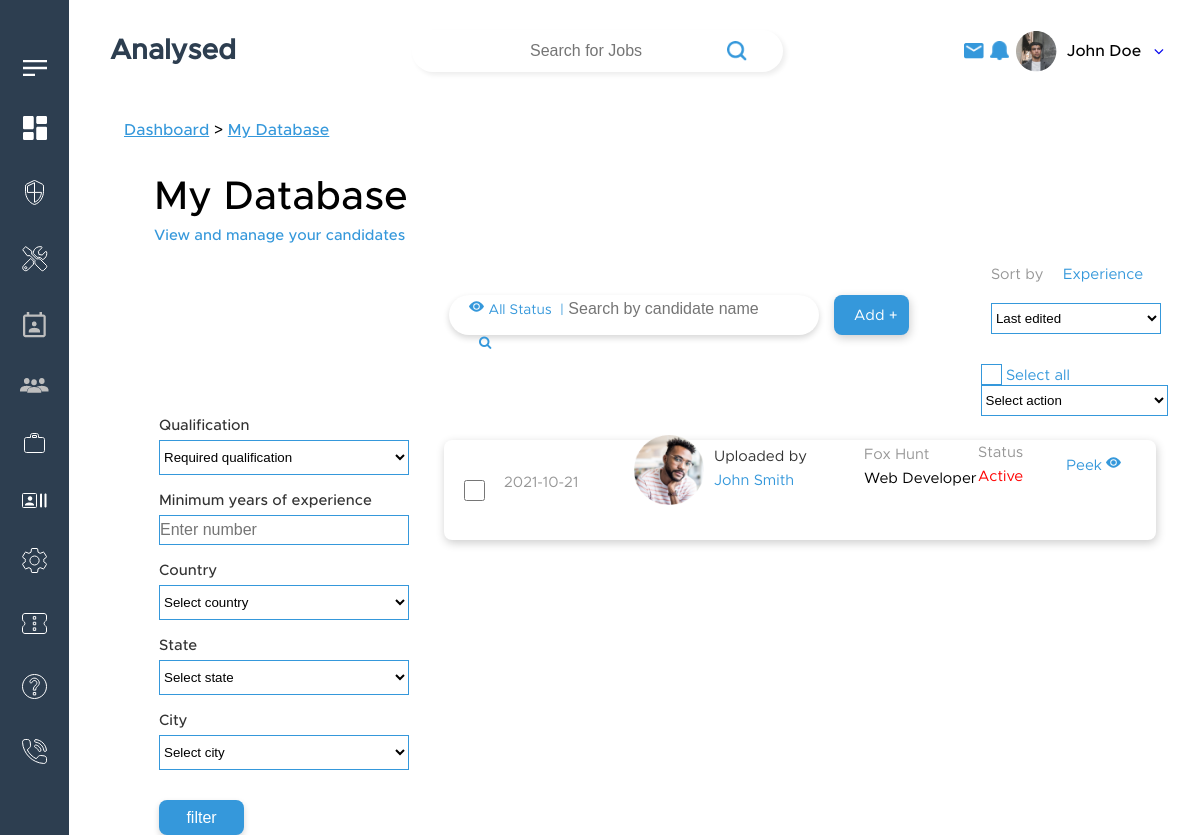
The page /recruiter/candidate_list.php on the database its author committed.
### tables this page shows
CREATE TABLE `candidates` (
  `id` int(11) NOT NULL,
  `candidate_id` varchar(50) NOT NULL,
  `image` varchar(50) NOT NULL,
  `firstname` varchar(50) NOT NULL,
  `lastname` varchar(50) NOT NULL,
  `candidate_email` varchar(50) NOT NULL,
  `countrycode` varchar(3) NOT NULL,
  `phone_no` bigint(20) NOT NULL,
  `birth_date` date NOT NULL,
  `status` varchar(50) NOT NULL,
  `address` varchar(50) NOT NULL,
  `country` varchar(50) NOT NULL,
  `city_name` varchar(50) NOT NULL,
  `zipcode` varchar(10) NOT NULL,
  `state` varchar(50) NOT NULL,
  `current_title` varchar(50) NOT NULL,
  `company_name` varchar(50) NOT NULL,
  `candidate_type` varchar(50) NOT NULL,
  `emp_preference` varchar(50) NOT NULL,
  `source` varchar(50) NOT NULL,
  `recruiter` varchar(50) NOT NULL,
  `current_salary` int(11) NOT NULL,
  `salary_range1` int(11) NOT NULL,
  `salary_range2` int(11) NOT NULL,
  `talents` varchar(50) NOT NULL,
  `resume` varchar(50) NOT NULL,
  `skills` varchar(50) NOT NULL,
  `qualifications` varchar(50) NOT NULL,
  `comment` varchar(50) NOT NULL,
  `availability_date` date NOT NULL,
  `job` varchar(50) NOT NULL,
  `accessibility` varchar(50) NOT NULL,
  `response_type` varchar(50) NOT NULL,
  `last_updated` date NOT NULL
);

### recruiter/candidate_list.php (the view, shortened to what this page needs)
<link rel="stylesheet" href="./css/Candidates_specific.css">
<link rel="stylesheet" href="./css/candidate_list_remo.css">
<body>
    <?php include('header.php') ?>
    <form action="" method="post">
        <div class="container container-adjust">
            <div class="small_container">
                <div class="bread-crumbs_Mytools-recruiter">
                    <a href="dashboard.php" class="active-breadcrumb-link"><u>Dashboard</u></a> > <a
                        href="candidate_list.php" class="active-breadcrumb-link"><u>My Database</u></a>
                </div>
                <div class="database">
                    My Database<br><br>
                    <span>View and manage your candidates</span>
                </div>
                <div class="search">
                    <span id="m1">All Status&nbsp;&nbsp;|</span>
                    <input type="text" name="searchCandidatesNames" id="inputSearch_12" class="searchForJobs-cal svg1"
                        placeholder="Search by candidate name " />
                    <button class="searchButton-cal">
                        <i class="fa fa-search"></i>
                    </button>
                </div>
                <div class="add">
                    <button class="btn" id="myBtn"><a style="color:white" href="addCandidates1.php">Add +</a></button>
                </div>
                <div class="sort">
                    <span style="color:#979797">Sort by &emsp;</span><span style="color:#3598DB">Experience
                        &emsp;</span>
                    <span>
                        <select name="Experience" id="cars">
                            <option value="volvo">Last edited</option>
                        </select></span>
                </div>
                <div class="radio">
                    <span style="color:#3598DB"><input type="check-box"> Select all &emsp;
                        <select name="action" id="cars">
                            <option value="volvo">Select action</option>
                        </select></span>
                </div>
                <div class="navbar">
                    <div class="navbar-links">
                        <div class="qual">
                            <p>Qualification</p>
                            <select name="qualification" id="cars">
                                <option value=""> Required qualification</option>
                            </select>
                        </div><br>
                        <div class="qual1">
                            <p>Minimum years of experience</p>
                            <input name="experience" type="text" placeholder="Enter number">
                        </div><br>
                        <div class="qual2">
                            <p>Country</p>
                            <select name="country" id="cars">
                                <option value=""> Select country</option>
                            </select>
                        </div><br>
                        <div class="qual3">
                            <p>State</p>
                            <select name="state" id="cars">
                                <option value="volvo"> Select state</option>
                            </select>
                        </div><br>
                        <div class="qual4">
                            <p>City</p>
                            <select name="cityname" id="cars">
                                <option value=""> Select city</option>
                            </select>
                        </div>
                    </div>
                </div>
                <input type="submit" name="filter" id="btn-filter" class="default-button-for-recruiter-dashboard"
                    value="filter">
                <div class="cont">
                    <?php
     $flag=0;
     if($flag == 0)
     {
         $sql="select * from candidates ";
     }
       $res=mysqli_query($conn,$sql);
       if($res == TRUE)
       {
           $count=mysqli_num_rows($res);
           if($count > 0)
           {
               while($row=mysqli_fetch_assoc($res))
               {
            ?>
                    <a style="text-decoration:none"
                        href="Candidates_specific.php?c_id=<?php echo $row['candidate_id']; ?>">
                        <div class="list">
                            <input type="checkbox">
                            <div class="added added-time"><span
                                    style="color:979797"><?php echo $row['last_updated'] ; ?></span>
                                <br><?php echo $row['candidate_id']; ?>
                            </div>
                            <img src="../img/<?php echo $row['image']; ?>" width="70" height="70" alt="">
                            <div class="uploaded">
                                Uploaded by<br>
                                <div class="fname"> <?php echo $row['firstname']; ?></div>
                            </div>
                            <div class="added1"><span
                                    style="color:979797"><?php echo $row['company_name'] ; ?></span><br><span
                                    style="color:black"><?php echo $row['current_title'];?></span></div>
                            <div class="added2"><span style="color:979797">Status</span><br><?php echo $row['status'];?>
                            </div>
                            <p class="peek"><a
                                    href="edit-Candidates1.php?edit_Candidates=<?php echo $row['candidate_id'];?>"> Peek
                                    <svg xmlns="http://www.w3.org/2000/svg" width="15px" height="15px"
                                        fill="currentColor" class="bi bi-eye-fill" viewBox="0 0 16 16">
                                        <path d="M10.5 8a2.5 2.5 0 1 1-5 0 2.5 2.5 0 0 1 5 0z" />
                                        <path
                                            d="M0 8s3-5.5 8-5.5S16 8 16 8s-3 5.5-8 5.5S0 8 0 8zm8 3.5a3.5 3.5 0 1 0 0-7 3.5 3.5 0 0 0 0 7z" />
                                    </svg></p>
                        </div>
                    </a>
                    <?php }}} ?>
                </div>
            </div>
        </div>
    </form>
</body>

### recruiter/css/Candidates_specific.css (style rules this page uses)
@media screen and (min-width:1000px) { .bread-crumbs_Mytools-recruiter { margin-top: 2px; } }

### recruiter/css/header_remove.css (style rules this page uses)
* { margin: 0px; padding: 0px; box-sizing: border-box; }
.default-button-for-recruiter-dashboard { color: white; background-color: #3598db; outline: none; border: none; padding: 5px 20px; border-radius: 8px; cursor: pointer; box-shadow: 0px 3px 6px #00000029; }
a { text-decoration: none; outline: none; border: none; }
body { background-color: white; box-sizing: border-box; font-family: 'CeraB'; background-color: #fff; }
.container { max-width: 100%; margin-left: 80px; position: relative; padding: 0px 30px; margin-top: 30px; }
.small_container { max-width: 80vw; display: block; margin: 80px auto; position: relative; }

### recruiter/css/index_remov.css (style rules this page uses)
* { margin: 0px; padding: 0px; box-sizing: border-box; }
.active-breadcrumb-link { color: #3598DB; text-decoration: none; font-family: MetroM; }
body { background-color: white; box-sizing: border-box; font-family: MetroM; background-color: #fff; }
.container { max-width: 100%; margin-left: 80px; position: relative; padding: 0px 30px; margin-top: 30px; }
input { font-size: 16px; }
.small_container { max-width: 90vw; display: block; margin: 80px auto; position: relative; }
.small_container { margin: 45px auto; }
.addcan_breadcrumb_container, .bread-crumbs_Mytools-recruiter { margin-top: 50px; }

### rows shown on the page
candidates: last_updated "2021-10-21", image (picture), firstname "John Smith", company_name "Fox Hunt", current_title "Web Developer", status "Active"
